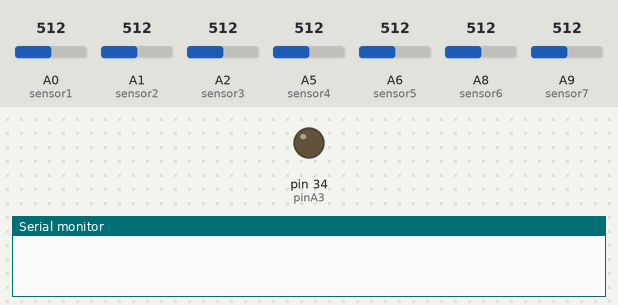
This sketch was run on a simulated Arduino Mega 2560, built with avr-gcc and run on an emulated ATmega2560. Parts: output pins drawn as LEDs (lit = HIGH), the last lines printed to the serial monitor. The inputs (shaded band) are chosen by the test bench; at power-on: A0 (sensor1) = 512, A1 (sensor2) = 512, A2 (sensor3) = 512, A5 (sensor4) = 512, A6 (sensor5) = 512, A8 (sensor6) = 512, A9 (sensor7) = 512. The RemoteXY app is connected.

Above: at 2.1 s.
At 10.7 s:
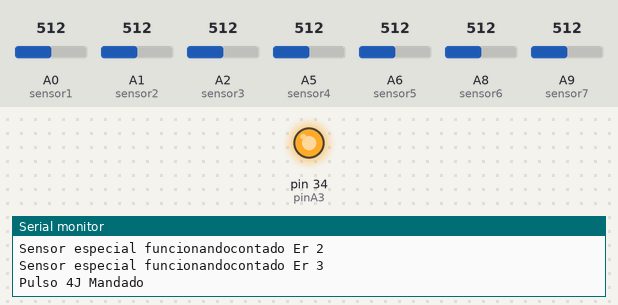
Timing chart, 0 to 17.2 s (numbered marks = the images above):
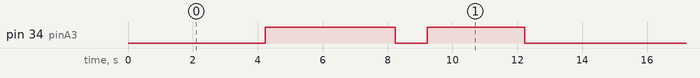

The sketch:

a3_sensorAnalog.ino
```cpp
#define REMOTEXY_MODE__SOFTSERIAL
#include <SoftwareSerial.h>

#include <RemoteXY.h>

// RemoteXY connection settings
#define REMOTEXY_SERIAL_RX 15
#define REMOTEXY_SERIAL_TX 14
#define REMOTEXY_SERIAL_SPEED 19200


// RemoteXY configurate
#pragma pack(push, 1)
uint8_t RemoteXY_CONF[] =
  { 255,3,0,99,0,162,0,10,28,0,
  1,0,5,21,20,20,136,31,51,0,
  1,0,75,23,19,19,135,31,52,0,
  129,0,26,1,51,13,136,73,110,103,
  101,114,101,110,116,0,129,0,32,59,
  38,4,31,98,121,32,67,104,52,114,
  108,49,51,32,102,111,114,32,83,105,
  122,101,33,0,1,0,81,49,12,12,
  50,31,82,101,115,101,116,0,67,4,
  36,16,28,4,2,26,11,67,4,40,
  28,20,5,2,26,11,67,4,40,34,
  20,5,2,26,11,67,4,40,40,20,
  5,2,26,11,67,4,40,46,20,5,
  2,26,11,67,4,40,22,20,5,2,
  26,11,67,4,40,53,20,5,2,26,
  11,67,4,77,13,20,5,2,26,11,
  67,4,4,12,20,5,2,26,11 };

// this structure defines all the variables and events of your control interface
struct {

    // input variables
  uint8_t player_3; // =1 if button pressed, else =0
  uint8_t player_4; // =1 if button pressed, else =0
  uint8_t resetcounter; // =1 if button pressed, else =0

    // output variables
  char dist1[11];  // string UTF8 end zero
  char dist3[11];  // string UTF8 end zero
  char dist4[11];  // string UTF8 end zero
  char dist5[11];  // string UTF8 end zero
  char dist6[11];  // string UTF8 end zero
  char dist2[11];  // string UTF8 end zero
  char dist7[11];  // string UTF8 end zero
  char contador4[11];  // string UTF8 end zero
  char contador3[11];  // string UTF8 end zero

    // other variable
  uint8_t connect_flag;  // =1 if wire connected, else =0

} RemoteXY;
#pragma pack(pop)

//Inicializar Sensores y asignar pines de conexion
int sensor1 = A0;
int sensor2 = A1;
int sensor3 = A2;
int sensor4 = A5;
int sensor5 = A6;
int sensor6 = A8;
int sensor7 = A9;
int pinA3 = 34;
// Inicializar variables de control
int contador4p = 0;
int contador3p = 0;
bool c1act = false;
bool c2act = false;
bool c4act = false;
bool c3act = false;
bool c5act = false;
bool c6act = false;
bool c7act = false;
float lectura1;
int cm1;
float lectura2;
int cm2;
float lectura3;
int cm3;
float lectura4;
int cm4;
float lectura5;
int cm5;
float lectura6;
int cm6;
float lectura7;
int cm7;
void setup() {
  RemoteXY_Init ();
  Serial.begin(9600);
  // put your setup code here, to run once:
  pinMode(pinA3, OUTPUT);
}

void loop() {
  delay(4000);
  lectura1 = analogRead(sensor1);
  lectura2 = analogRead(sensor2);
  lectura3 = analogRead(sensor3);
  lectura4 = analogRead(sensor4);
  lectura5 = analogRead(sensor5);
  lectura6 = analogRead(sensor6);
  lectura7 = analogRead(sensor7);
  cm1 = pow (3027.4 /lectura1, 1.2134);
  cm2 = pow (3027.4 /lectura2, 1.2134);
  cm3 = pow (3027.4 /lectura3, 1.2134);
  cm4 = pow (3027.4 /lectura4, 1.2134);
  cm5 = pow (3027.4 /lectura5, 1.2134);
  cm6 = pow (3027.4 /lectura6, 1.2134);
  cm7 = pow (3027.4 /lectura7, 1.2134);
  Serial.print("Distancia 1: ");
  Serial.println(cm1);
  Serial.print("Distancia 2: ");
  Serial.println(cm2);
  Serial.print("Distancia 3: ");
  Serial.println(cm3);
  Serial.print("Distancia 4: ");
  Serial.println(cm4);
  Serial.print("Distancia 5: ");
  Serial.println(cm5);
  Serial.print("Distancia 6: ");
  Serial.println(cm6);
  Serial.print("Distancia 7: ");
  Serial.println(cm7);
  char str1[] = "Distancia 1:";
  sprintf (RemoteXY.dist1, "%s is %d", str1, cm1); // result: "Value is 1234"
  char str2[] = "Distancia 2:";
  sprintf (RemoteXY.dist2, "%s is %d", str2, cm2); // result: "Value is 1234"
  char str3[] = "Distancia 3:";
  sprintf (RemoteXY.dist3, "%s is %d", str3, cm3); // result: "Value is 1234"
  char str4[] = "Distancia 4:";
  sprintf (RemoteXY.dist4, "%s is %d", str4, cm4); // result: "Value is 1234"
  char str5[] = "Distancia 5:";
  sprintf (RemoteXY.dist5, "%s is %d", str5, cm5); // result: "Value is 1234"
  char str6[] = "Distancia 6:";
  sprintf (RemoteXY.dist6, "%s is %d", str6, cm6); // result: "Value is 1234"
  char str7[] = "Distancia 7:";
  sprintf (RemoteXY.dist7, "%s is %d", str7, cm7); // result: "Value is 1234"
  // put your main code here, to run repeatedly:
  char str8[] = "Contador 3:";
  sprintf (RemoteXY.contador3, "%s is %d", str8, contador3p); // result: "Value is 1234"
  char str9[] = "Contador 4:";
  sprintf (RemoteXY.contador4, "%s is %d", str9, contador4p); // result: "Value is 1234"
  RemoteXY_Handler ();

  if(  cm1 <10 && c1act == false){
        contador4p++;
        c1act = true;
        Serial.print("contador ");
        Serial.println(contador4p);
    }
   if(cm2 <10 && c2act == false){
        contador4p++;
        c2act = true;
        Serial.print("contador ");
        Serial.println(contador4p);
    }
   if(cm3 <10 && c3act == false){
        contador4p++;
        c3act = true;
        Serial.print("contador ");
        Serial.println(contador4p);
    }
   if(cm4 <10 && c4act == false){
        contador4p++;
        c4act = true;
        Serial.print("contador ");
        Serial.println(contador4p);
    }
   if(cm5 <10 && c5act == false){
      contador3p++;
      c5act = true;
      Serial.print("Sensor especial funcionando");
      Serial.print("contado Er ");
      Serial.println(contador3p);
      }
   if(cm6 <10 && c6act == false){
      contador3p++;
      c6act = true;
      Serial.print("Sensor especial funcionando");
      Serial.print("contado Er ");
      Serial.println(contador3p);
      }
   if(cm7 <10 && c7act == false){
      contador3p++;
      c7act = true;
      Serial.print("Sensor especial funcionando");
      Serial.print("contado Er ");
      Serial.println(contador3p);
      }

   if(contador4p==4){
    digitalWrite(pinA3,HIGH);
    delay(4000);
    digitalWrite(pinA3,LOW);
    delay(1000);
    contador4p = 0;
    Serial.print("Pulso 4J Mandado");
    c1act = false;
    c2act = false;
    c3act = false;
    c4act = false;
    }

   if(contador3p==3){
    digitalWrite(pinA3,HIGH);
    delay(3000);
    digitalWrite(pinA3,LOW);
    delay(1000);
    contador3p = 0;
    Serial.print("Pulso 3 Jugadores Mandado");
    c5act = false;
    c6act = false;
    c7act = false;

    }
   if (RemoteXY.player_3!=0) {
        digitalWrite(pinA3,HIGH);
        delay(3000);
        digitalWrite(pinA3,LOW);
        delay(1000);
        contador3p = 0;
        Serial.print("Pulso 3 Jugadores Mandado");
        c5act = false;
        c6act = false;
        c7act = false;

  }
  else {
    /*  button not pressed */
  }

     if(RemoteXY.player_3!=0){
    digitalWrite(pinA3,HIGH);
    delay(4000);
    digitalWrite(pinA3,LOW);
    delay(1000);
    contador4p = 0;
    Serial.print("Pulso 4J Mandado");
    c1act = false;
    c2act = false;
    c3act = false;
    c4act = false;
    }
    if (RemoteXY.resetcounter!=0){
      contador4p = 0;
      contador3p = 0;

      }

}
```

Measured:
- by itself, pin 34 (pinA3): repeats every 13.2 s: LOW 1.0 s, HIGH 3.0 s, LOW 5.2 s, HIGH 4.0 s
- by itself, everything shown: repeats every 13.2 s, in 4 steps
